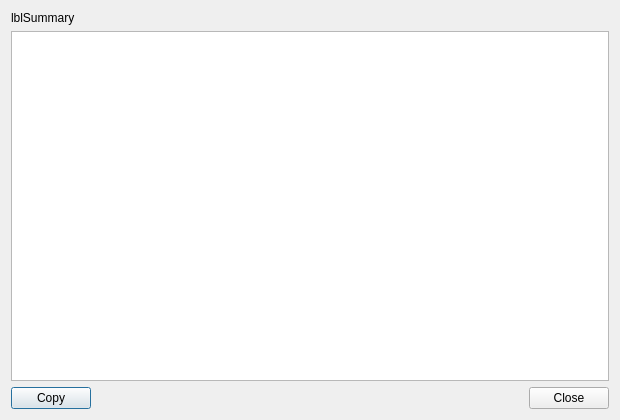
<?xml version="1.0" encoding="UTF-8"?>
<ui version="4.0">
 <class>RunReportDialog</class>
 <widget class="QDialog" name="RunReportDialog">
  <property name="geometry">
   <rect>
    <x>0</x>
    <y>0</y>
    <width>620</width>
    <height>420</height>
   </rect>
  </property>
  <property name="minimumSize">
   <size>
    <width>480</width>
    <height>320</height>
   </size>
  </property>
  <property name="windowTitle">
   <string>Run Report</string>
  </property>
  <property name="windowIcon">
   <iconset resource="../gui/icons/icons.qrc">
    <normaloff>:/icons/preferences.svg</normaloff>:/icons/preferences.svg</iconset>
  </property>
  <layout class="QVBoxLayout" name="verticalLayout">
   <item>
    <widget class="QLabel" name="labelSummary">
     <property name="text">
      <string>lblSummary</string>
     </property>
     <property name="wordWrap">
      <bool>true</bool>
     </property>
    </widget>
   </item>
   <item>
    <widget class="QTableWidget" name="tableSteps">
     <property name="alternatingRowColors">
      <bool>true</bool>
     </property>
     <property name="selectionBehavior">
      <enum>QAbstractItemView::SelectionBehavior::SelectRows</enum>
     </property>
     <property name="sortingEnabled">
      <bool>false</bool>
     </property>
     <attribute name="verticalHeaderVisible">
      <bool>false</bool>
     </attribute>
    </widget>
   </item>
   <item>
    <layout class="QHBoxLayout" name="horizontalLayout">
     <item>
      <widget class="QPushButton" name="pushButtonCopy">
       <property name="toolTip">
        <string>Copy the report as text, for a bug report</string>
       </property>
       <property name="text">
        <string>Copy</string>
       </property>
      </widget>
     </item>
     <item>
      <spacer name="horizontalSpacer">
       <property name="orientation">
        <enum>Qt::Orientation::Horizontal</enum>
       </property>
       <property name="sizeHint" stdset="0">
        <size>
         <width>40</width>
         <height>20</height>
        </size>
       </property>
      </spacer>
     </item>
     <item>
      <widget class="QPushButton" name="pushButtonClose">
       <property name="text">
        <string>Close</string>
       </property>
      </widget>
     </item>
    </layout>
   </item>
  </layout>
 </widget>
 <resources>
  <include location="../gui/icons/icons.qrc" />
 </resources>
 <connections />
</ui>
